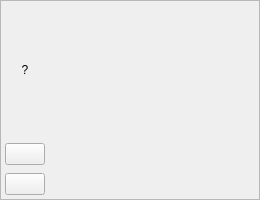
<?xml version="1.0" encoding="UTF-8"?>
<ui version="4.0">
 <class>AshHeap</class>
 <widget class="QFrame" name="AshHeap">
  <property name="geometry">
   <rect>
    <x>0</x>
    <y>0</y>
    <width>260</width>
    <height>200</height>
   </rect>
  </property>
  <property name="minimumSize">
   <size>
    <width>200</width>
    <height>200</height>
   </size>
  </property>
  <property name="maximumSize">
   <size>
    <width>300</width>
    <height>200</height>
   </size>
  </property>
  <property name="windowTitle">
   <string>Frame</string>
  </property>
  <property name="styleSheet">
   <string notr="true">AshHeap
{
     border-width: 1px;
     border-style: solid;
     border-radius: 4px;
}</string>
  </property>
  <property name="frameShape">
   <enum>QFrame::StyledPanel</enum>
  </property>
  <property name="frameShadow">
   <enum>QFrame::Raised</enum>
  </property>
  <layout class="QHBoxLayout" name="horizontalLayout_2">
   <property name="spacing">
    <number>0</number>
   </property>
   <property name="leftMargin">
    <number>0</number>
   </property>
   <property name="topMargin">
    <number>0</number>
   </property>
   <property name="rightMargin">
    <number>0</number>
   </property>
   <property name="bottomMargin">
    <number>0</number>
   </property>
   <item>
    <widget class="QFrame" name="frameButtons">
     <property name="frameShape">
      <enum>QFrame::NoFrame</enum>
     </property>
     <property name="frameShadow">
      <enum>QFrame::Plain</enum>
     </property>
     <property name="lineWidth">
      <number>0</number>
     </property>
     <layout class="QVBoxLayout" name="verticalLayout">
      <property name="spacing">
       <number>8</number>
      </property>
      <property name="leftMargin">
       <number>4</number>
      </property>
      <property name="topMargin">
       <number>4</number>
      </property>
      <property name="rightMargin">
       <number>4</number>
      </property>
      <property name="bottomMargin">
       <number>4</number>
      </property>
      <item>
       <widget class="QLabel" name="CardCount">
        <property name="text">
         <string>?</string>
        </property>
        <property name="alignment">
         <set>Qt::AlignCenter</set>
        </property>
       </widget>
      </item>
      <item>
       <widget class="QPushButton" name="pbShuffle">
        <property name="text">
         <string/>
        </property>
        <property name="icon">
         <iconset resource="../res.qrc">
          <normaloff>:/icons/shuffle.png</normaloff>:/icons/shuffle.png</iconset>
        </property>
        <property name="iconSize">
         <size>
          <width>24</width>
          <height>24</height>
         </size>
        </property>
       </widget>
      </item>
      <item>
       <widget class="QPushButton" name="pbBrowse">
        <property name="text">
         <string/>
        </property>
        <property name="icon">
         <iconset resource="../res.qrc">
          <normaloff>:/icons/browse.png</normaloff>:/icons/browse.png</iconset>
        </property>
        <property name="iconSize">
         <size>
          <width>24</width>
          <height>24</height>
         </size>
        </property>
       </widget>
      </item>
     </layout>
    </widget>
   </item>
   <item>
    <widget class="QFrame" name="framePicture">
     <property name="layoutDirection">
      <enum>Qt::LeftToRight</enum>
     </property>
     <property name="styleSheet">
      <string notr="true">#framePicture{
	background-image: url(&quot;:/icons/VirginCard.png&quot;);
	background-repeat: no-repeat;
	background-position: center center;
}</string>
     </property>
     <property name="frameShape">
      <enum>QFrame::NoFrame</enum>
     </property>
     <property name="frameShadow">
      <enum>QFrame::Plain</enum>
     </property>
     <property name="lineWidth">
      <number>0</number>
     </property>
     <layout class="QHBoxLayout" name="horizontalLayout">
      <property name="spacing">
       <number>0</number>
      </property>
      <property name="leftMargin">
       <number>0</number>
      </property>
      <property name="topMargin">
       <number>0</number>
      </property>
      <property name="rightMargin">
       <number>0</number>
      </property>
      <property name="bottomMargin">
       <number>0</number>
      </property>
      <item>
       <spacer name="horizontalSpacer">
        <property name="orientation">
         <enum>Qt::Horizontal</enum>
        </property>
        <property name="sizeHint" stdset="0">
         <size>
          <width>40</width>
          <height>20</height>
         </size>
        </property>
       </spacer>
      </item>
     </layout>
    </widget>
   </item>
  </layout>
 </widget>
 <resources>
  <include location="../res.qrc"/>
 </resources>
 <connections/>
</ui>
